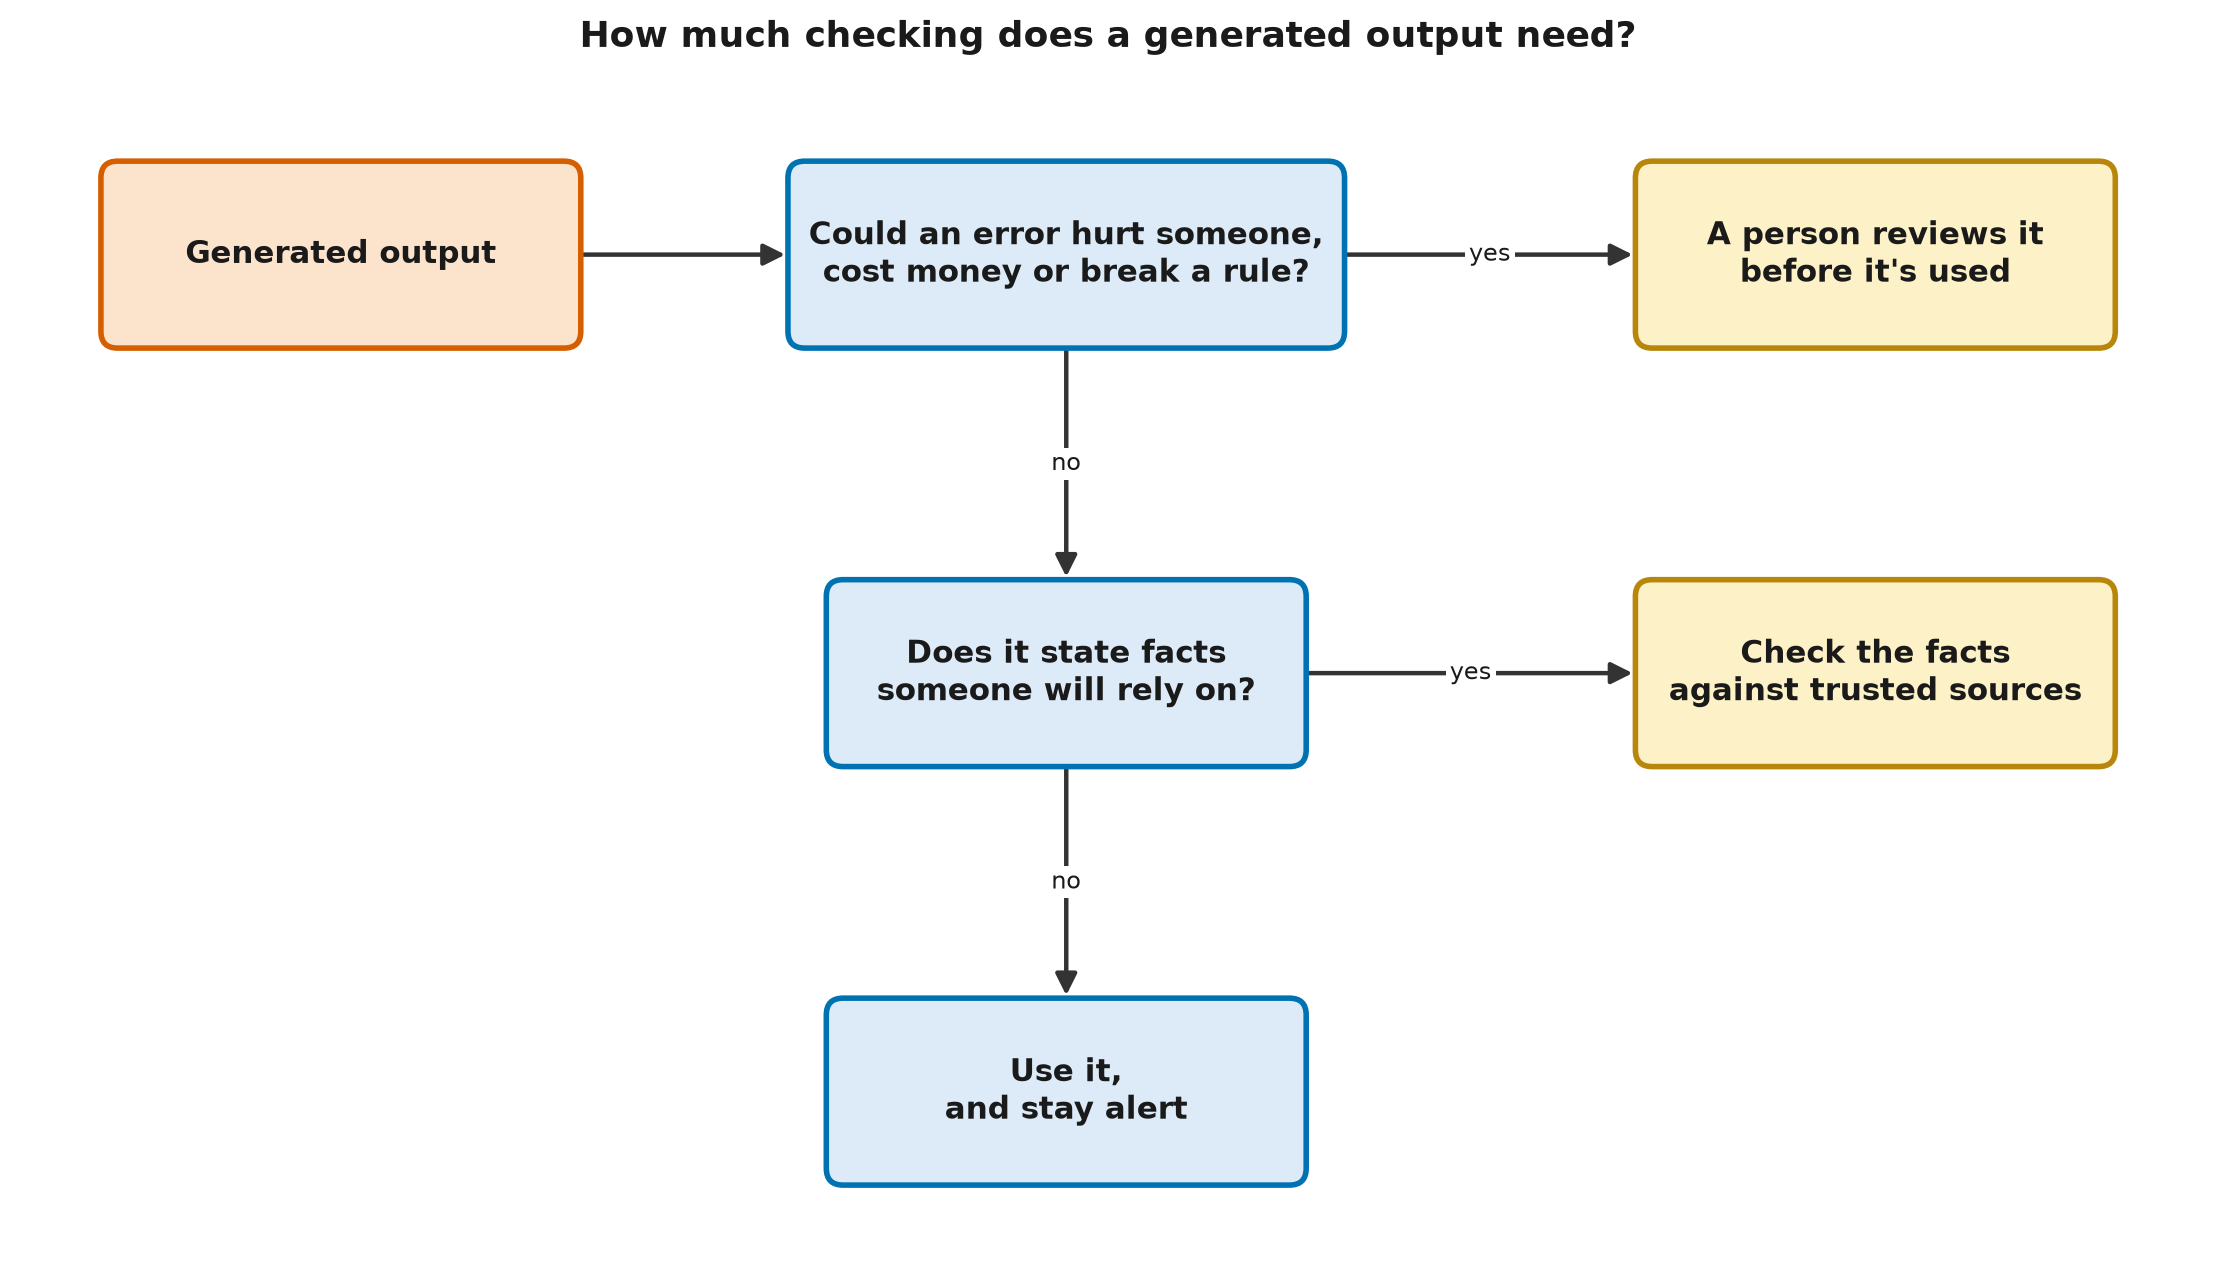

Here is the Python script that generated this plot:
"""Draw a two-question guide: how much checking does a generated output need?

Run:  python who_checks.py

Expected output:
    wrote who_checks.png
"""

import sys
from pathlib import Path

ROOT = next(p for p in Path(__file__).resolve().parents if (p / "shared").is_dir())
sys.path.insert(0, str(ROOT))

from shared.diagram_kit import Diagram  # noqa: E402

d = Diagram(title="How much checking does a generated output need?", box_size=(3.4, 1.3))

d.box("out", 0, 3.0, "Generated output", kind="action")
d.box("q1", 5.2, 3.0, "Could an error hurt someone,\ncost money or break a rule?")
d.box("review", 11.0, 3.0, "A person reviews it\nbefore it's used", kind="human")
d.box("q2", 5.2, 0.0, "Does it state facts\nsomeone will rely on?")
d.box("check", 11.0, 0.0, "Check the facts\nagainst trusted sources", kind="human")
d.box("use", 5.2, -3.0, "Use it,\nand stay alert", kind="default")

d.arrow("out", "q1")
d.arrow("q1", "review", label="yes")
d.arrow("q1", "q2", label="no")
d.arrow("q2", "check", label="yes")
d.arrow("q2", "use", label="no")

print("wrote", d.save(Path(__file__).with_suffix(".png")).name)
